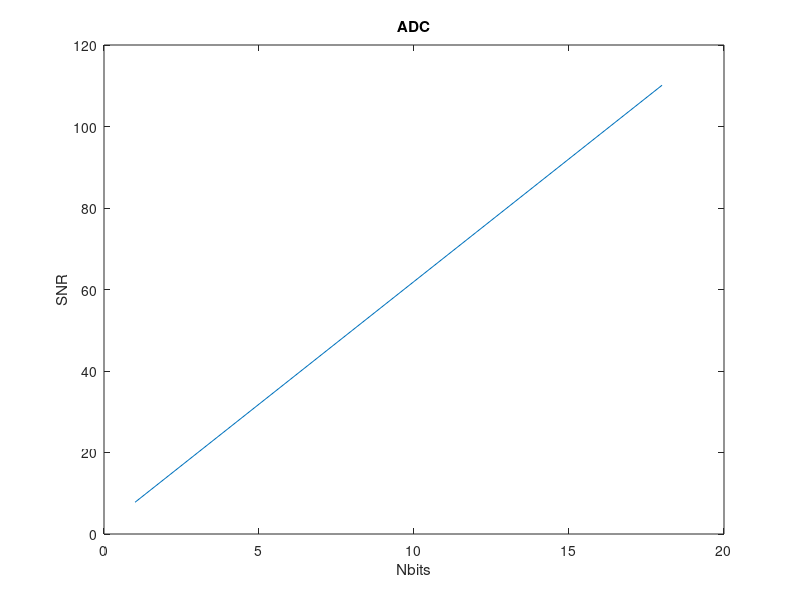

This chart was generated by the following MATLAB code:
close all;
clear;

% Simulation parameters
continuousTimeSamplingRate = 19.98e9; % Operating Frequency to emulate the behavior of a continuous time system
Ts_Cont                    = 1/continuousTimeSamplingRate; % Continuous time sampling period
N                          = 2^13;     % Number of signal points (@baseband rate)

ADC_FS = 30.72 * 10e6;
ADC_OSR = 1;
ADC_q = 1;

Nbits = 1:18;
ADC_SNRs = zeros(length(Nbits), 1);
ADC_NF = zeros(length(Nbits), 1);
ADC_P = zeros(length(Nbits), 1);
for ii = Nbits
  ADC_NBits = ii;
  ADC_Dyn = 6.02 * ADC_NBits;
  ADC_SNR = 1.76 + ADC_Dyn + 3.01 * log10(ADC_OSR);
  ADC_SNRs(ii) = ADC_SNR;
  ADC_ENOB = (ADC_SNR - 1.76) / 6.02;
  ADC_P(ii) = -130 + 10*log10(ADC_FS) + 10*log10(2) * ADC_ENOB;
  ADC_NF(ii) = 10*log10((ADC_q / (2^ADC_NBits))^2 / 12) + ADC_SNR ...
	       - 3.01 *log10(ADC_OSR);
end

plot(Nbits, ADC_SNRs)
xlabel ("Nbits");
ylabel ("SNR");
title ("ADC");
